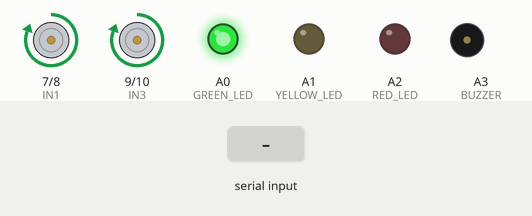
Bench run of a sketch on a simulated Arduino Uno, built with avr-gcc and run on an emulated ATmega328P. On the bench: motor-driver pin pairs drawn as motors (green arrow = first pin HIGH = forward, orange = second pin HIGH = backward, longer = more drive, scaled by the enable pin), output pins drawn as LEDs (lit = HIGH), buzzer (waves = sounding, pin HIGH). The test bench sets the inputs (shaded band).

Above: at 1.2 s.
1.3 s: "M" received over Serial
At 2.5 s:
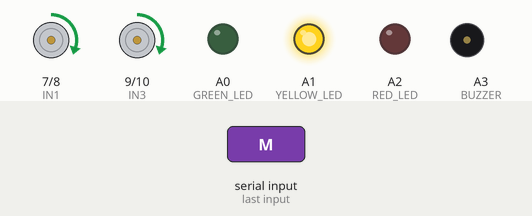
2.8 s: "N" received over Serial
At 3.9 s:
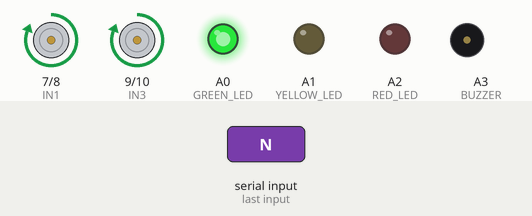
4.3 s: "S" received over Serial
At 5.0 s:
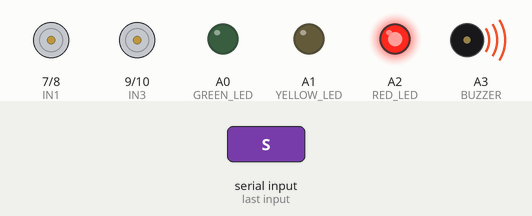
Timing chart, 0 to 7.3 s (numbered marks = the images above; inputs shaded):
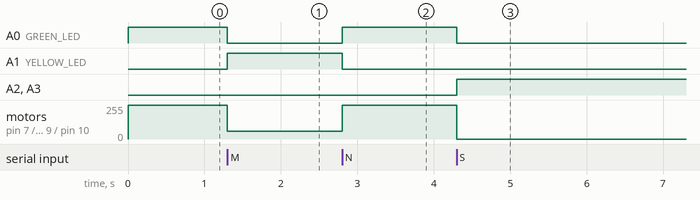

The sketch:

driver_drowsiness_control.ino
```cpp
// =====================================
// AI DRIVER DROWSINESS SYSTEM
// =====================================

// RIGHT MOTOR
const int ENA = 5;
const int IN1 = 7;
const int IN2 = 8;

// LEFT MOTOR
const int ENB = 6;
const int IN3 = 9;
const int IN4 = 10;

// LED PINS
const int GREEN_LED = A0;
const int YELLOW_LED = A1;
const int RED_LED = A2;

// BUZZER
const int BUZZER = A3;

// MOTOR SPEEDS
const int NORMAL_SPEED = 255;
const int MILD_SPEED = 60;


// =====================================
// MOTOR FUNCTIONS
// =====================================

void motorNormal() {
  analogWrite(ENA, NORMAL_SPEED);
  analogWrite(ENB, NORMAL_SPEED);

  digitalWrite(IN1, HIGH);
  digitalWrite(IN2, LOW);

  digitalWrite(IN3, HIGH);
  digitalWrite(IN4, LOW);
}

void motorMild() {
  analogWrite(ENA, MILD_SPEED);
  analogWrite(ENB, MILD_SPEED);

  digitalWrite(IN1, HIGH);
  digitalWrite(IN2, LOW);

  digitalWrite(IN3, HIGH);
  digitalWrite(IN4, LOW);
}

void motorStop() {
  analogWrite(ENA, 0);
  analogWrite(ENB, 0);

  digitalWrite(IN1, LOW);
  digitalWrite(IN2, LOW);

  digitalWrite(IN3, LOW);
  digitalWrite(IN4, LOW);
}


// =====================================
// SETUP
// =====================================

void setup() {

  pinMode(ENA, OUTPUT);
  pinMode(IN1, OUTPUT);
  pinMode(IN2, OUTPUT);

  pinMode(ENB, OUTPUT);
  pinMode(IN3, OUTPUT);
  pinMode(IN4, OUTPUT);

  pinMode(GREEN_LED, OUTPUT);
  pinMode(YELLOW_LED, OUTPUT);
  pinMode(RED_LED, OUTPUT);

  pinMode(BUZZER, OUTPUT);

  Serial.begin(9600);

  motorNormal();

  digitalWrite(GREEN_LED, HIGH);
  digitalWrite(YELLOW_LED, LOW);
  digitalWrite(RED_LED, LOW);
  digitalWrite(BUZZER, LOW);
}


// =====================================
// MAIN LOOP
// =====================================

void loop() {

  if (Serial.available()) {

    char command = Serial.read();

    // NORMAL / AWAKE
    if (command == 'N') {

      motorNormal();

      digitalWrite(GREEN_LED, HIGH);
      digitalWrite(YELLOW_LED, LOW);
      digitalWrite(RED_LED, LOW);
      digitalWrite(BUZZER, LOW);
    }

    // MILD DROWSINESS
    else if (command == 'M') {

      motorMild();

      digitalWrite(GREEN_LED, LOW);
      digitalWrite(YELLOW_LED, HIGH);
      digitalWrite(RED_LED, LOW);
      digitalWrite(BUZZER, LOW);
    }

    // SEVERE DROWSINESS
    else if (command == 'S') {

      motorStop();

      digitalWrite(GREEN_LED, LOW);
      digitalWrite(YELLOW_LED, LOW);
      digitalWrite(RED_LED, HIGH);
      digitalWrite(BUZZER, HIGH);
    }
  }
}
```

Measured:
- after the input at 1.3 s, A0 (GREEN_LED): HIGH → LOW at once; A1 (YELLOW_LED): LOW → HIGH at once; motor on pin 7 (IN1) / pin 8 (IN2), motor on pin 9 (IN3) / pin 10 (IN4): forward 255/255 → forward 60/255 at once
- after the input at 2.8 s, A0 (GREEN_LED): LOW → HIGH at once; A1 (YELLOW_LED): HIGH → LOW at once; motor on pin 7 (IN1) / pin 8 (IN2), motor on pin 9 (IN3) / pin 10 (IN4): forward 60/255 → forward 255/255 at once
- after the input at 4.3 s, A0 (GREEN_LED): HIGH → LOW at once; A2 (RED_LED), A3 (BUZZER): LOW → HIGH at once; motor on pin 7 (IN1) / pin 8 (IN2), motor on pin 9 (IN3) / pin 10 (IN4): forward 255/255 → stopped at once
